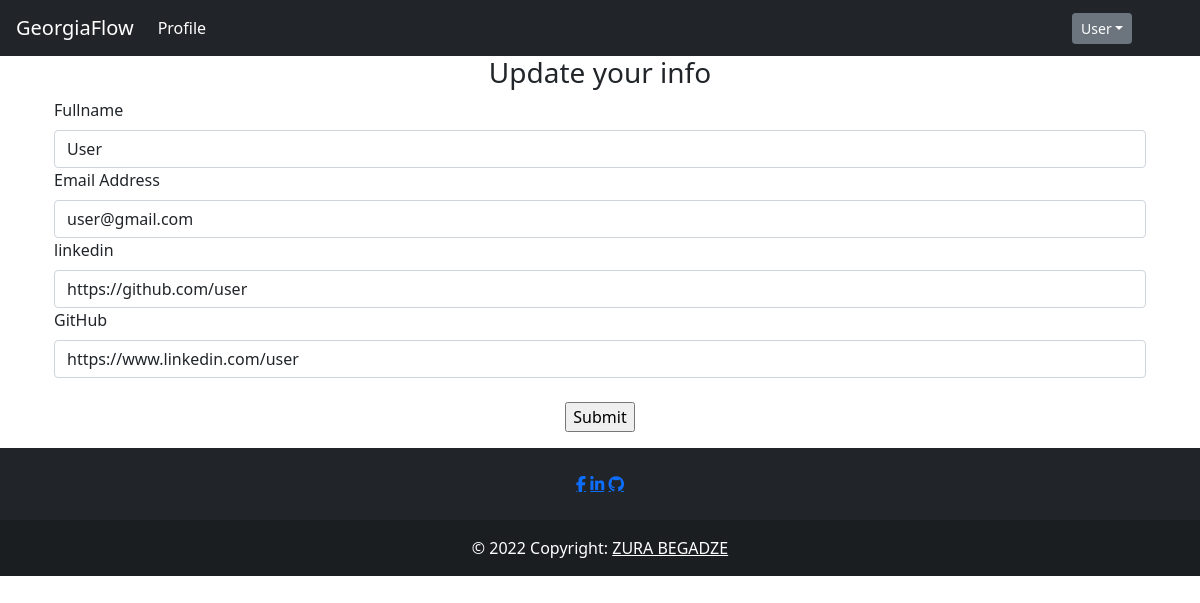
Before: /update/1 (signed in) with the older database file.
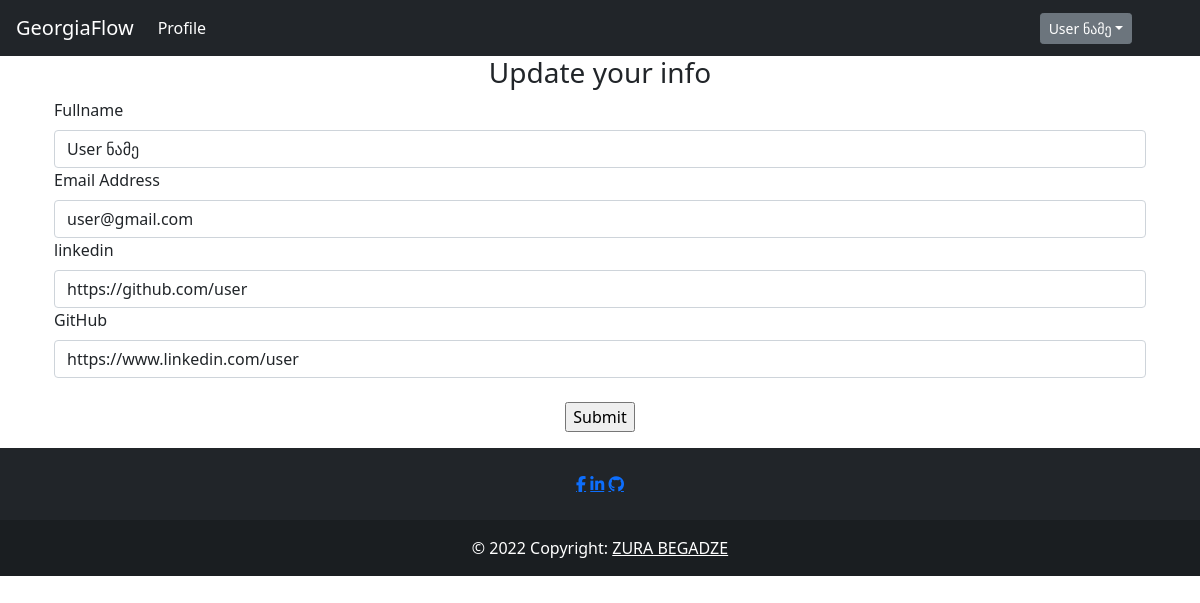
After: the same page with the newer database file.
### auth/models.py (models this page shows, shortened)
class User(db.Model, UserMixin):
    __tablename__ = 'user'
    id = db.Column(db.Integer, primary_key=True)
    fullname = db.Column(db.String(200), nullable = False, index=True)
    email = db.Column(db.String(100), nullable = False, unique = True, index=True)
    linkedin = db.Column(db.String(50), unique=True, nullable = False)
    github = db.Column(db.String(45), unique=True, nullable = False)
    date_created = db.Column(db.DateTime, default = datetime.utcnow())
    password_hash = db.Column(db.String(128))
    posts = db.relationship('Post', backref='user', passive_deletes=True)
    tags = db.relationship('Tag', backref='user', passive_deletes=True)
    comments = db.relationship('Comment', backref='user', passive_deletes=True)
    likes = db.relationship('Like', backref='user', passive_deletes=True)

### auth/views.py (the view, shortened to what this page needs)
@auth.route("/update/<user_id>", methods=['GET', 'POST'])
@login_required
def update(user_id):
    form = UpdateForm()
    return render_template('update.html', form=form)

### auth/forms.py (shortened to what this page needs)
class UpdateForm(FlaskForm):
    fullname = StringField('Fulname', [Length(min=2, max=70), DataRequired(message='input your fullname')])
    email = StringField('Email Address', [Length(min=5, max=60), Email(message='Requeired type is : example@example.exe'), DataRequired(message='input your email')])
    linkedin = URLField('LinkedIn addres', [Length(min=6, max=70), URL(message='Requeired type is URL http/...'), DataRequired(message='input your linkedin account')])
    github = URLField('GitHub addres', [Length(min=6, max=70), URL(message='Requeired type is URL http/...'), DataRequired(message='input your github account')])
    update = SubmitField("Register")

### templates/update.html (shortened to what this page needs)
{% extends "base.html" %}
{% block content %}
  <form method="POST" action="{{url_for('auth.update', user_id=current_user.id)}}">
    <h3 align="center">Update your info</h3>
    <div class="form-group">
      <label for="fullname">Fullname</label>
      {{form.fullname(type="text", id="fullname",  class="form-control",   value=current_user.fullname)}}
      <label for="email">Email Address</label>
      {{form.email(type="text", id="email",  class="form-control", value=current_user.email)}}
      <label for="linkedin">linkedin</label>
      {{form.linkedin(type="url", id="linkedin", class="form-control",  value=current_user.linkedin)}}
      <label for="github">GitHub</label>
      {{form.github(type="url", id="github", class="form-control",   value=current_user.github)}}
      <br />
      <div align="center">
        <input type="submit" value="Submit">
      </div>
    </div>
  </form>
{% endblock %}

### templates/base.html (shortened to what this page needs)
<!DOCTYPE html>
<html lang="en">
    <head>
        <link href="https://cdn.jsdelivr.net/npm/bootstrap@5.2.0/dist/css/bootstrap.min.css" rel="stylesheet">
        <link rel="stylesheet" href="https://cdn.jsdelivr.net/npm/bootstrap@4.6.2/dist/css/bootstrap.min.css">
        <link rel="stylesheet" href="https://cdn.jsdelivr.net/npm/bootstrap@4.1.3/dist/css/bootstrap.min.css">
        <link href="https://cdn.jsdelivr.net/npm/bootstrap@5.0.2/dist/css/bootstrap.min.css" rel="stylesheet"/>
    </head>
    <body>
        <nav class="navbar navbar-expand-lg   navbar-dark bg-dark">
            <a class="navbar-brand" href="{{ url_for('api.index') }}">GeorgiaFlow</a>
            <div class="collapse navbar-collapse" id="navbarTogglerDemo03">
                <ul class="navbar-nav mr-auto mt-2 mt-lg-0">
                    <li class="nav-item active">
                    <a class="nav-link" href="{{ url_for('auth.get_user', user_id=current_user.id) }}">Profile <span class="sr-only">(current)</span></a>
                    </li>
                </ul>
                {%if current_user.is_authenticated %}
                    <div class="btn-group" style="margin-right:5%">
                        <button type="button" class="btn btn-sm btn-secondary dropdown-toggle" data-bs-toggle="dropdown">{{current_user.fullname}}</button>
                            </div>
                    </div>
                {%else%}
                    <a class="nav-link" href="{{ url_for('auth.login') }}"><button type="button" class="btn btn-primary">Log In</button></a>
                    <a class="nav-link" href="{{ url_for('auth.signup') }}"><button type="button" class="btn btn-light">Sign Up</button></a>
                {%endif%}
        </nav>
        <div class="container">{% block content %}{% endblock %}</div>
        <footer class="bg-dark text-center text-white">
            <div class="container p-4 pb-0">
                <section class="mb-4">
                    <a href="https://www.facebook.com/zura.begadze.35/" class="fa fa-facebook"></a>
                    <a href="https://www.linkedin.com/in/zura-begadze/" class="fa fa-linkedin"></a>
                    <a href="https://github.com/papitokarlo" class="fa fa-github"></a>
            </section>
            </div>
            <div class="text-center p-3" style="background-color: rgba(0, 0, 0, 0.2);">
                © 2022 Copyright:
                <a class="text-white" href="">ZURA BEGADZE</a>
            </div>
        </footer>
    </body>
</html>

Changed rows visible on the page:
changed User "user@gmail.com": fullname "User" → "User ნამე"
